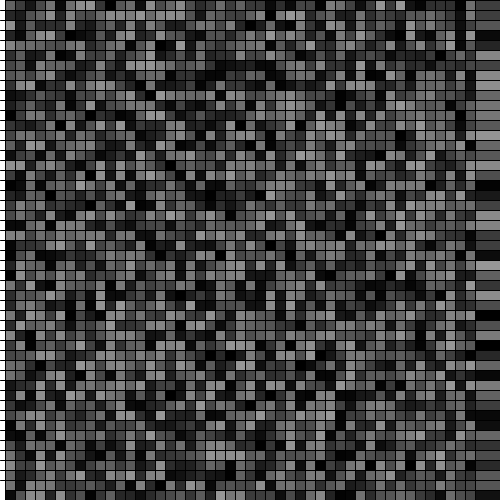
Frame 1 (no input)
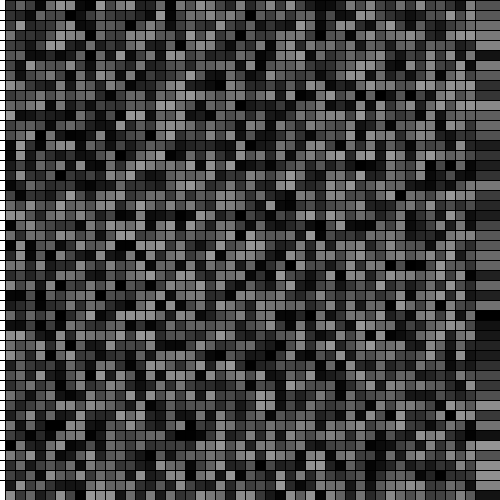
Frame 60 (the mouse pressed at the canvas centre just before this capture)
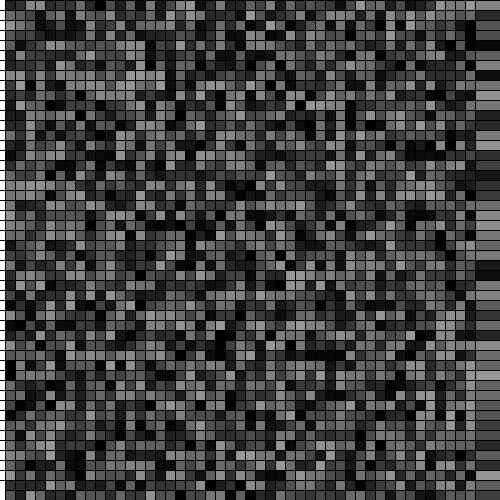
Frame 120 (the mouse held since frame 60 and released just before this capture)

The Processing sketch that drew these frames (run headless with seeded random() and noise(); from frame 60 on, the mouse is pressed at the canvas centre):

// Processing sketch: processing_177370
// ── processing_177370.pde

void setup(){
  size(500,500);
  background(255);
}
void draw()
{
  for (int x=10; x< 490; x=x+10) {
    for (int i = 0 ; i < 500; i =i + 10) {
       line (x,i,x,x+i);
       line (i,x,x+i,x);
       fill (random(153));
       rect (x-5,i,x,x+i);
    }
     }
  }
